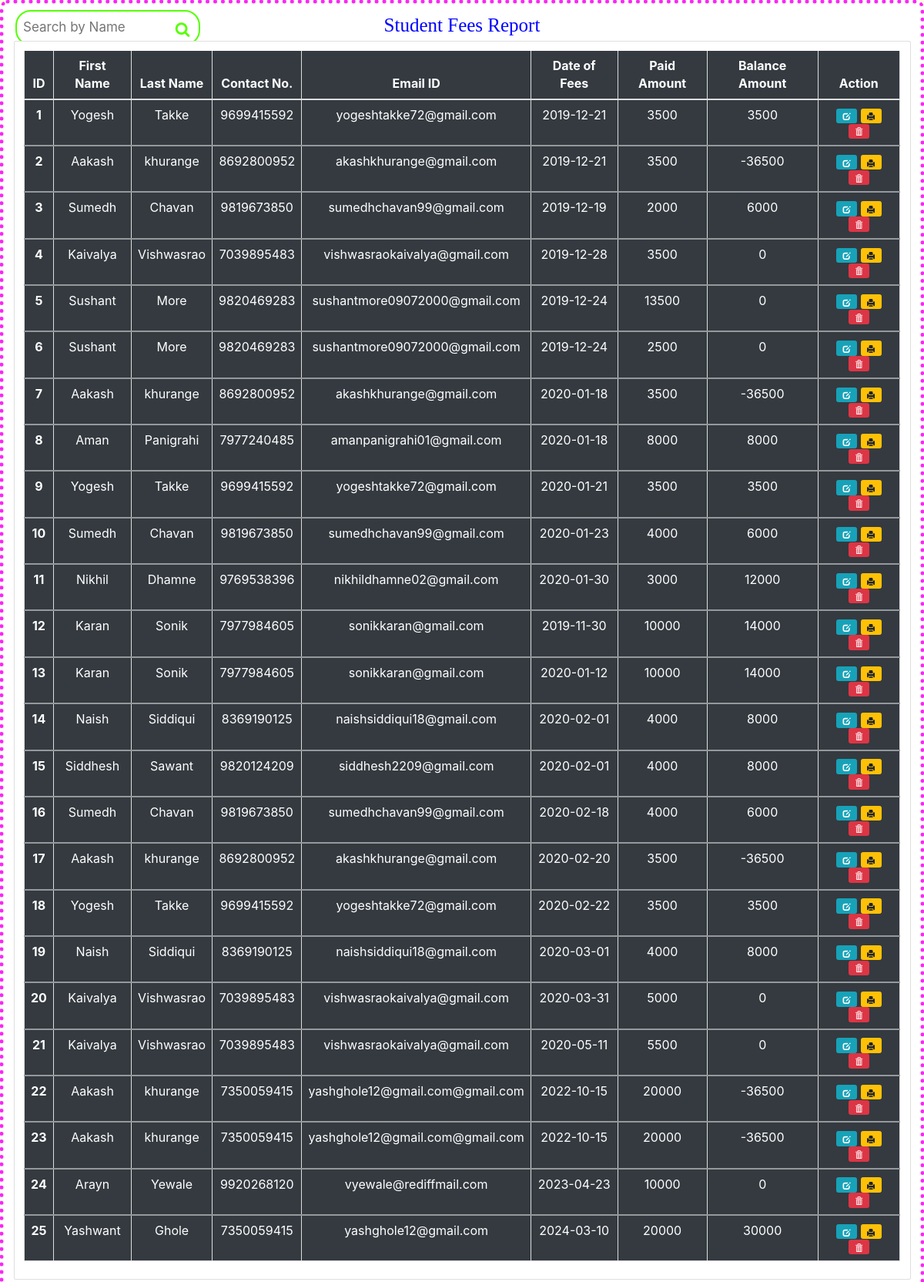
Screenshot of /showed.php with the database file from the repository.
### tables this page shows
CREATE TABLE `att` (
  `id` int(12) NOT NULL,
  `fn` varchar(255) NOT NULL,
  `ln` varchar(255) NOT NULL,
  `cn` varchar(255) NOT NULL,
  `dof` date NOT NULL,
  `pa` decimal(50,0) NOT NULL,
  `email` varchar(255) NOT NULL,
  `ba` decimal(50,0) NOT NULL
);

### showed.php (the view, shortened to what this page needs)
<head>
<link rel="stylesheet" href="https://maxcdn.bootstrapcdn.com/bootstrap/3.4.0/css/bootstrap.min.css">
    <link rel="stylesheet" href="https://stackpath.bootstrapcdn.com/bootstrap/4.2.1/css/bootstrap.min.css">
   <link rel="stylesheet" href="https://cdnjs.cloudflare.com/ajax/libs/font-awesome/4.7.0/css/font-awesome.min.css">
</head>
<div class="card" style="border:5px dotted #f928f3;border-radius:10px;">
    <div class="card-body">
        <h1 style="text-align:center;font-family:algerian;color:blue">Student Fees Report</h1>
	<div style="position:absolute;top:8px;width:450px;left:-60px;">
	<form action="" method="post" class="example" style="margin:auto;max-width:300px">
  <input name="search" type="search" placeholder="Search by Name" style="border-radius:20px;background:white;border:2px solid #56ff00;padding:8px;color:purple;outline:none"><Button type="submit" name="button" style="border-radius:10px;background:none;border:none;position:relative;color:#56ff00;right:53px;top:5px;font-size:20px;outline:none;"><i class="fa fa-search"></i></Button>
<br>
</form></div>
<?php
$conn=mysqli_connect("localhost","id14567499_mylog","Yashwantghole@123","id14567499_log");
if(isset($_POST['button'])){
  $search=$_POST['search'];
$result=mysqli_query($conn,"select * from att where fn like '%{$search}%' || ln like '%{$search}%'");
?>
<div class="card">
  <div class="card-body">
  <table class="table table-hover table-bordered table-dark">
  <thead>
    <tr align="center">
      <th scope="col">ID</th>
      <th scope="col">First Name</th>
      <th scope="col">Last Name</th>
      <th scope="col">Contact No.</th>
      <th scope="col">Email ID</th>
      <th scope="col">Date of Fees</th>
      <th scope="col">Paid Amount</th>
      <th scope="col">Balance Amount</th>
      <th scope="col">Action</th>
    </tr>
  </thead>
<?php
$i=1;
while($row=mysqli_fetch_array($result,MYSQLI_ASSOC))
{
$idn=$row['id'];
$fnn=$row['fn'];
$lnn=$row['ln'];
$cnn=$row['cn'];
$ema=$row['email'];
$pcnn=$row['dof'];
$doan=$row['pa'];
$ba=$row['ba'];
?>
<tbody>
    <tr align="center">
      <th scope="row"><?php echo $i; ?></th>
<td><?php echo $fnn; ?></td>
<td><?php echo $lnn; ?></td>
<td><?php echo $cnn; ?></td>
<td><?php echo $ema; ?></td>
<td><?php echo $pcnn; ?></td>
<td><?php echo $doan; ?></td>
<td><?php echo $ba; ?></td>
<td><a href="editr.php?edit=<?php echo $idn; ?>" class="btn btn-info"><span class="glyphicon glyphicon-edit"></span></a>
<a href="receipt.php?recep=<?php echo $idn; ?>" class="btn btn-warning" onclick="return confirm('Are you sure?');"><span class="glyphicon glyphicon-print"></span></a>
<a href="delete.php?delete=<?php echo $idn; ?>" class="btn btn-danger" onclick="return confirm('Are you sure to delete this record?');"><span class="glyphicon glyphicon-trash"></span></a>
</td>
    </tr>
<script src="https://code.jquery.com/jquery-3.3.1.slim.min.js"></script>
    <script src="https://cdnjs.cloudflare.com/ajax/libs/popper.js/1.14.6/umd/popper.min.js"></script>
    <script src="https://stackpath.bootstrapcdn.com/bootstrap/4.2.1/js/bootstrap.min.js"></script>
<?php
 $i++;
 }
}
else{
    $result=mysqli_query($conn,"select * from att");
?>
<div class="card">
  <div class="card-body">
  <table class="table table-hover table-bordered table-dark">
  <thead>
    <tr align="center">
      <th scope="col">ID</th>
      <th scope="col">First Name</th>
      <th scope="col">Last Name</th>
      <th scope="col">Contact No.</th>
      <th scope="col">Email ID</th>
      <th scope="col">Date of Fees</th>
      <th scope="col">Paid Amount</th>
      <th scope="col">Balance Amount</th>
      <th scope="col">Action</th>
    </tr>
  </thead>
<?php
$i=1;
while($row=mysqli_fetch_array($result,MYSQLI_ASSOC))
{
$idn=$row['id'];
$fnn=$row['fn'];
$lnn=$row['ln'];
$cnn=$row['cn'];
$ema=$row['email'];
$pcnn=$row['dof'];
$doan=$row['pa'];
$ba=$row['ba'];
?>
<tbody>
    <tr align="center">
      <th scope="row"><?php echo $i; ?></th>
<td><?php echo $fnn; ?></td>
<td><?php echo $lnn; ?></td>
<td><?php echo $cnn; ?></td>
<td><?php echo $ema; ?></td>
<td><?php echo $pcnn; ?></td>
<td><?php echo $doan; ?></td>
<td><?php echo $ba; ?></td>
<td><a href="editr.php?edit=<?php echo $idn; ?>" class="btn btn-info"><span class="glyphicon glyphicon-edit"></span></a>
<a href="receipt.php?recep=<?php echo $idn; ?>" class="btn btn-warning" onclick="return confirm('Are you sure?');"><span class="glyphicon glyphicon-print"></span></a>
<a href="delete.php?delete=<?php echo $idn; ?>" class="btn btn-danger" onclick="return confirm('Are you sure to delete this record?');"><span class="glyphicon glyphicon-trash"></span></a>
</td>
    </tr>
<?php
 $i++;
 }
}
?>

### showed.php (style rules this page uses)
* { box-sizing: border-box; }
form.example input[type=search] { padding: 10px; font-size: 17px; border: 1px solid grey; float: left; width: 80%; background: #f1f1f1; }
form.example button { float: left; width: 20%; padding: 10px; background: #2196F3; color: white; font-size: 17px; border: 1px solid grey; border-left: none; cursor: pointer; }
form.example::after { content: ""; clear: both; display: table; }

### rows the page displays
att: fn "Yogesh", ln "Takke", cn "9699415592", email "yogeshtakke72@gmail.com", dof "2019-12-21", pa "3500", ba "3500"
att: fn "Aakash", ln "khurange", cn "8692800952", email "akashkhurange@gmail.com", dof "2019-12-21", pa "3500", ba "-36500"
att: fn "Sumedh", ln "Chavan", cn "9819673850", email "sumedhchavan99@gmail.com", dof "2019-12-19", pa "2000", ba "6000"
att: fn "Kaivalya", ln "Vishwasrao", cn "7039895483", email "vishwasraokaivalya@gmail.com", dof "2019-12-28", pa "3500", ba "0"
att: fn "Sushant", ln "More", cn "9820469283", email "sushantmore09072000@gmail.com", dof "2019-12-24", pa "13500", ba "0"
att: fn "Sushant", ln "More", cn "9820469283", email "sushantmore09072000@gmail.com", dof "2019-12-24", pa "2500", ba "0"
att: fn "Aakash", ln "khurange", cn "8692800952", email "akashkhurange@gmail.com", dof "2020-01-18", pa "3500", ba "-36500"
att: fn "Aman", ln "Panigrahi", cn "7977240485", email "amanpanigrahi01@gmail.com", dof "2020-01-18", pa "8000", ba "8000"
att: fn "Yogesh", ln "Takke", cn "9699415592", email "yogeshtakke72@gmail.com", dof "2020-01-21", pa "3500", ba "3500"
att: fn "Sumedh", ln "Chavan", cn "9819673850", email "sumedhchavan99@gmail.com", dof "2020-01-23", pa "4000", ba "6000"
att: fn "Nikhil", ln "Dhamne", cn "9769538396", email "nikhildhamne02@gmail.com", dof "2020-01-30", pa "3000", ba "12000"
att: fn "Karan", ln "Sonik", cn "7977984605", email "sonikkaran@gmail.com", dof "2019-11-30", pa "10000", ba "14000"
att: fn "Karan", ln "Sonik", cn "7977984605", email "sonikkaran@gmail.com", dof "2020-01-12", pa "10000", ba "14000"
att: fn "Naish", ln "Siddiqui", cn "8369190125", email "naishsiddiqui18@gmail.com", dof "2020-02-01", pa "4000", ba "8000"
att: fn "Siddhesh", ln "Sawant", cn "9820124209", email "siddhesh2209@gmail.com", dof "2020-02-01", pa "4000", ba "8000"
att: fn "Sumedh", ln "Chavan", cn "9819673850", email "sumedhchavan99@gmail.com", dof "2020-02-18", pa "4000", ba "6000"
att: fn "Aakash", ln "khurange", cn "8692800952", email "akashkhurange@gmail.com", dof "2020-02-20", pa "3500", ba "-36500"
att: fn "Yogesh", ln "Takke", cn "9699415592", email "yogeshtakke72@gmail.com", dof "2020-02-22", pa "3500", ba "3500"
att: fn "Naish", ln "Siddiqui", cn "8369190125", email "naishsiddiqui18@gmail.com", dof "2020-03-01", pa "4000", ba "8000"
att: fn "Kaivalya", ln "Vishwasrao", cn "7039895483", email "vishwasraokaivalya@gmail.com", dof "2020-03-31", pa "5000", ba "0"
att: fn "Kaivalya", ln "Vishwasrao", cn "7039895483", email "vishwasraokaivalya@gmail.com", dof "2020-05-11", pa "5500", ba "0"
att: fn "Aakash", ln "khurange", cn "7350059415", email "yashghole12@gmail.com@gmail.com", dof "2022-10-15", pa "20000", ba "-36500"
att: fn "Aakash", ln "khurange", cn "7350059415", email "yashghole12@gmail.com@gmail.com", dof "2022-10-15", pa "20000", ba "-36500"
att: fn "Arayn", ln "Yewale", cn "9920268120", email "vyewale@rediffmail.com", dof "2023-04-23", pa "10000", ba "0"
att: fn "Yashwant", ln "Ghole", cn "7350059415", email "yashghole12@gmail.com", dof "2024-03-10", pa "20000", ba "30000"
